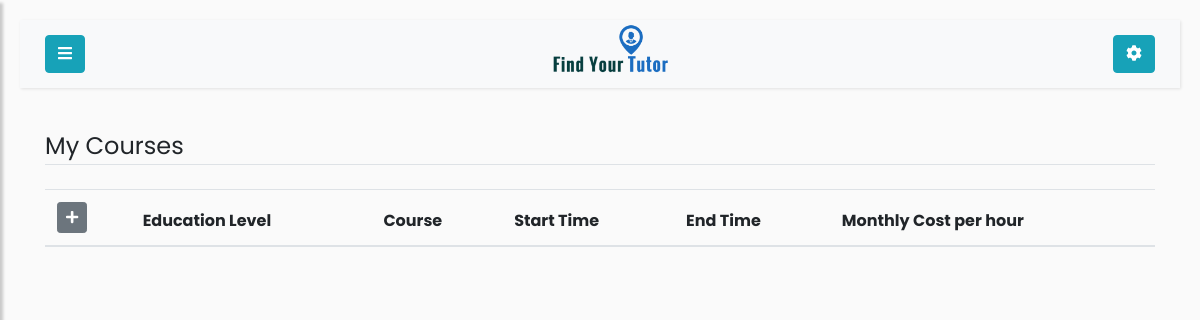
The page /tutor/my-courses (signed in) on the database as committed earlier.
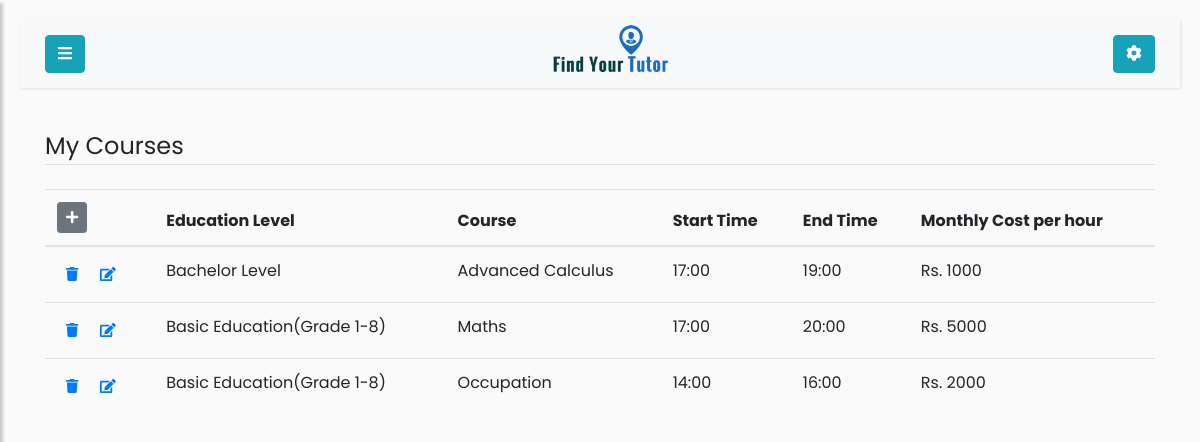
The same page on the database as committed later.
### app/models.py (models this page shows)
class Mycourse(db.Model):
    id = db.Column(db.Integer, primary_key=True)
    user_id = db.Column(db.Integer, db.ForeignKey('user.id'))
    course_id = db.Column(db.Integer, db.ForeignKey('course.id'))
    time = db.Column(db.Time)
    endtime = db.Column(db.Time)
    cost = db.Column(db.Integer)

class Course(db.Model):
    id = db.Column(db.Integer, primary_key=True)
    course_title = db.Column(db.String(100), nullable=False)
    course_level = db.Column(db.String(100), nullable=False)
    course_description = db.Column(db.String(1000))
    mycourse = db.relationship('Mycourse', backref='Course', cascade="all, delete")

### app/routes.py (the view)
@app.route('/tutor/my-courses', methods=['POST', 'GET'])
@login_required
def tutor_courses():
    user = User.query.filter_by(username=current_user.username).first()
    my_courses = Mycourse.query.filter_by(user_id=current_user.id)
    form = MyCourseForm()
    form.create_cost_choices()
    if user.username == current_user.username and not is_tutor(user):
        return redirect(url_for('student'))
    elif user.username == current_user.username and is_tutor(user):
        tutor=Tutor.query.filter_by(user_id=user.id).first()
        return render_template("my-courses.html", user=user, tutor=tutor,
         profilepic=fetch_profile_pic(tutor), my_courses=my_courses ,form=form)

### app/forms.py (called while the page is built)
    def create_cost_choices(self):
        cost = []
        for d in range(1000, 10000, 1000):
            cost.append((d,'Rs. ' + str(d)))
        self.cost.choices = cost

### app/models.py (called while the page is built)
@login_manager.user_loader
def load_user(id):
    return User.query.get(int(id))

### app/routes.py (called while the page is built)
def is_tutor(user):
    if user.role == 'tutor':
        return True
    elif user.role == 'student':
        return False
    elif user.role == 'admin':
        return False

def fetch_profile_pic(user_obj):
    try:
        pic_name_from_db = getattr(user_obj, 'profile_pic')
        picture_path = os.path.join(app.root_path, 'static/profile_pics')
        if pic_name_from_db in os.listdir(picture_path):
            profile_pic = url_for('static',filename='profile_pics/' + pic_name_from_db)
            return profile_pic
        return fetch_default_profile_pic(user_obj)
    except:
        return fetch_default_profile_pic(user_obj)

### app/templates/my-courses.html (shortened to what this page needs)
{% if user.role=='student' %}
    {% extends 'student.html' %}
{% else %}
    {% extends 'tutor.html' %}
{% endif %}
{% block content %}
<div class="container">
    <legend class="border-bottom mb-4">My Courses</legend>
    <div class='table-responsive'>
        <table class='table table-hover' id='my-courses-table'>
           <thead>
               <tr>
                    <th scope="col">
                        <a href="{{ url_for('courses') }}" class="btn btn-secondary btn-sm" id='add-new-course'>
                            <i class="fas fa-plus"></i>
                        </a>
                    </th>
                    <th scope="col">Education Level</th>
                    <th scope="col">Course</th>
                    <th scope="col">Start Time</th>
                    <th scope="col">End Time</th>
                    <th scope="col">Monthly Cost per hour</th>
               </tr>
           </thead>
           <tbody>
            {% for my_course in my_courses %}
                <tr>
                    <th scope="row">
                        <a class="btn btn-link btn-sm"
                            href="{% if user.role=='tutor' %} {{url_for('delete_tutor_courses', id=my_course.id)}} {% else %} {{url_for('delete_student_courses', id=my_course.id)}} {% endif %} ">
                            <i class="fas fa-trash"></i>
                        </a>
                        <a href="{{url_for('edit_mycourse', id=my_course.id)}} "
                         class="btn btn-link btn-sm edit-btn">
                            <i class="fas fa-edit"></i>
                        </a>
                    </th>
                    <td> {{ my_course.Course.course_level or ''}} </td>
                    <td> {{ my_course.Course.course_title or '' }} </td>
                    <td> {{ my_course.time.strftime("%H:%M")  or '' }} </td>
                    <td>{{ my_course.endtime.strftime("%H:%M")  or '' }}</td>
                    <td> Rs. {{ my_course.cost or ''}} </td>
                </tr>
            {% endfor %}
           </tbody>
        </table>
    </div>
</div>
{% endblock %}

### app/templates/tutor.html (shortened to what this page needs)
{% extends "extends/base-user.html" %}

### app/templates/extends/base-user.html (shortened to what this page needs)
<!DOCTYPE html>
<html>
<head>
    <link rel="stylesheet" href="https://stackpath.bootstrapcdn.com/bootstrap/4.1.0/css/bootstrap.min.css">
    <link rel="stylesheet" href="https://cdnjs.cloudflare.com/ajax/libs/malihu-custom-scrollbar-plugin/3.1.5/jquery.mCustomScrollbar.min.css">
</head>
<body>
    <div class ='wrapper'>
        <div id='content'>
            <nav class="navbar navbar-expand-lg navbar-light bg-light">
                <div class="container-fluid">
                    <button type="button" id="sidebarCollapse" class="btn btn-info">
                        <i class="fa fa-bars"></i>
                    </button>
                    <a class="navbar-brand" href="{{url_for('home')}}">
                        <img class="image-responsive" style="width:120.5px;height:62px;"
                          src="{{url_for('static', filename='images/logo.png')}}" />
                    </a>
                    {% if current_user.role == 'tutor' %}
                    <a class="btn btn-info" href="{{url_for('tutor_account_activities')}}">
                    {% else %}
                    <a class="btn btn-info" href="{{url_for('student_account_activities')}}">
                    {% endif %}
                        <i class="fas fa-cog"></i>
                    </a>
                </div>
            </nav>
            {% block content %}{% endblock %}
        </div>
    </div>
</body>
</html>

Rows that differ between the two databases and show on the page:
added Mycourse: Course "Bachelor Level", Course "Advanced Calculus", time "17:00", endtime "19:00", cost "1000"
added Mycourse: Course "Basic Education(Grade 1-8)", Course "Maths", time "17:00", endtime "20:00", cost "5000"
added Mycourse: Course "Basic Education(Grade 1-8)", Course "Occupation", time "14:00", endtime "16:00", cost "2000"
